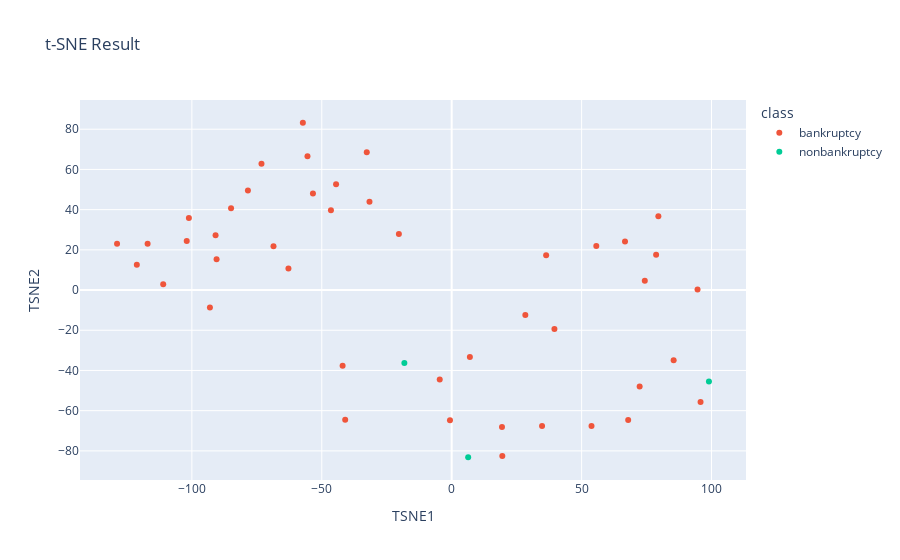

Notebook source saved alongside this figure:
### Markdown cell above
###### These feature             1).'financial_flexibility'                2). 'credibility'  3).'competitiveness'              are less influence torward classifying the class of  "bankruptcy"

### Code cell
from sklearn.manifold import TSNE
from sklearn.preprocessing import StandardScaler

# Assuming 'df' is your DataFrame with features
features = ['industrial_risk', 'management_risk', 'financial_flexibility', 'credibility', 'competitiveness', 'operating_risk']

# Standardize the data
scaled_data = StandardScaler().fit_transform(dd[features])

# Apply t-SNE
tsne = TSNE(n_components=2, random_state=42)
tsne_result = tsne.fit_transform(scaled_data)

# Create a new DataFrame with the t-SNE result
tsne_dd = pd.DataFrame(data=tsne_result, columns=['TSNE1', 'TSNE2'])

# Add the 'class' column to the new DataFrame
tsne_dd['class'] = dd['class']

# Visualize the result (scatter plot)
fig = px.scatter(tsne_dd, x='TSNE1', y='TSNE2', color='class', title='t-SNE Result')
fig.show()

### Figure 1 — Plotly figure (JSON) as saved in the notebook; plotly's stock layout.template omitted (floating-point values rounded to 4 significant figures)
{"data": [{"hovertemplate": "class=bankruptcy<br>TSNE1=%{x}<br>TSNE2=%{y}<extra></extra>", "legendgroup": "bankruptcy", "marker": {"color": "#EF553B", "symbol": "circle"}, "mode": "markers", "name": "bankruptcy", "orientation": "v", "showlegend": true, "type": "scatter", "x": [-62.83, -78.43, -128.8, -44.5, -32.69, -31.64, -121.2, -101.1, -57.29, -84.92, -73.21, -93.05, -68.59, -53.4, -20.33, -111.0, -55.51, 36.35, -90.88, -117.0, -102.0, -90.49, -46.48, 95.77, -41.99, -0.6685, 78.67, 6.996, -40.99, 19.47, 94.61, -4.608, 85.42, 79.53, 39.53, 19.35, 72.33, 55.65, 74.31, 53.81, 28.34, 67.92, 34.78, 66.7], "xaxis": "x", "y": [10.75, 49.48, 22.99, 52.58, 68.55, 43.93, 12.57, 35.87, 83.22, 40.67, 62.8, -8.702, 21.77, 47.99, 27.87, 2.882, 66.58, 17.35, 27.21, 23.0, 24.43, 15.34, 39.68, -55.72, -37.61, -64.74, 17.53, -33.27, -64.49, -82.58, 0.2273, -44.51, -34.94, 36.69, -19.38, -68.16, -48.02, 21.89, 4.675, -67.67, -12.4, -64.6, -67.58, 24.18], "yaxis": "y"}, {"hovertemplate": "class=nonbankruptcy<br>TSNE1=%{x}<br>TSNE2=%{y}<extra></extra>", "legendgroup": "nonbankruptcy", "marker": {"color": "#00cc96", "symbol": "circle"}, "mode": "markers", "name": "nonbankruptcy", "orientation": "v", "showlegend": true, "type": "scatter", "x": [99.0, -18.22, 6.338], "xaxis": "x", "y": [-45.44, -36.34, -83.17], "yaxis": "y"}], "layout": {"legend": {"title": {"text": "class"}, "tracegroupgap": 0}, "title": {"text": "t-SNE Result"}, "xaxis": {"anchor": "y", "domain": [0, 1], "title": {"text": "TSNE1"}}, "yaxis": {"anchor": "x", "domain": [0, 1], "title": {"text": "TSNE2"}}}}
